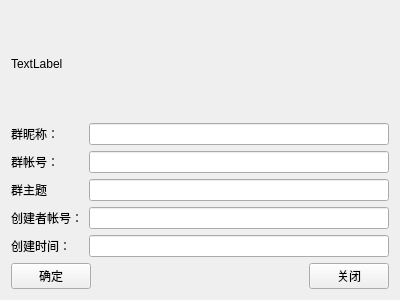
<?xml version="1.0" encoding="UTF-8"?>
<ui version="4.0">
 <class>TAFlockInformationWidget</class>
 <widget class="QWidget" name="TAFlockInformationWidget">
  <property name="geometry">
   <rect>
    <x>0</x>
    <y>0</y>
    <width>400</width>
    <height>300</height>
   </rect>
  </property>
  <property name="windowTitle">
   <string>Form</string>
  </property>
  <layout class="QGridLayout" name="gridLayout">
   <item row="0" column="0">
    <layout class="QVBoxLayout" name="verticalLayout_4">
     <item>
      <layout class="QVBoxLayout" name="verticalLayout_3">
       <item>
        <layout class="QHBoxLayout" name="horizontalLayout_2">
         <item>
          <widget class="QLabel" name="headlabel">
           <property name="text">
            <string>TextLabel</string>
           </property>
          </widget>
         </item>
         <item>
          <spacer name="horizontalSpacer">
           <property name="orientation">
            <enum>Qt::Horizontal</enum>
           </property>
           <property name="sizeHint" stdset="0">
            <size>
             <width>40</width>
             <height>20</height>
            </size>
           </property>
          </spacer>
         </item>
        </layout>
       </item>
       <item>
        <layout class="QHBoxLayout" name="horizontalLayout">
         <item>
          <layout class="QVBoxLayout" name="verticalLayout">
           <item>
            <widget class="QLabel" name="label">
             <property name="text">
              <string>群昵称：</string>
             </property>
            </widget>
           </item>
           <item>
            <widget class="QLabel" name="label_2">
             <property name="text">
              <string>群帐号：</string>
             </property>
            </widget>
           </item>
           <item>
            <widget class="QLabel" name="label_3">
             <property name="text">
              <string>群主题</string>
             </property>
            </widget>
           </item>
           <item>
            <widget class="QLabel" name="label_4">
             <property name="text">
              <string>创建者帐号：</string>
             </property>
            </widget>
           </item>
           <item>
            <widget class="QLabel" name="label_5">
             <property name="text">
              <string>创建时间：</string>
             </property>
            </widget>
           </item>
          </layout>
         </item>
         <item>
          <layout class="QVBoxLayout" name="verticalLayout_2">
           <item>
            <widget class="QLineEdit" name="flockNickname"/>
           </item>
           <item>
            <widget class="QLineEdit" name="flockID"/>
           </item>
           <item>
            <widget class="QLineEdit" name="flockTheme"/>
           </item>
           <item>
            <widget class="QLineEdit" name="CreatorID"/>
           </item>
           <item>
            <widget class="QLineEdit" name="CreatorDate"/>
           </item>
          </layout>
         </item>
        </layout>
       </item>
      </layout>
     </item>
     <item>
      <layout class="QHBoxLayout" name="horizontalLayout_3">
       <item>
        <widget class="QPushButton" name="OKButton">
         <property name="text">
          <string>确定</string>
         </property>
        </widget>
       </item>
       <item>
        <spacer name="horizontalSpacer_2">
         <property name="orientation">
          <enum>Qt::Horizontal</enum>
         </property>
         <property name="sizeHint" stdset="0">
          <size>
           <width>40</width>
           <height>20</height>
          </size>
         </property>
        </spacer>
       </item>
       <item>
        <widget class="QPushButton" name="CancelButton">
         <property name="text">
          <string>关闭</string>
         </property>
        </widget>
       </item>
      </layout>
     </item>
    </layout>
   </item>
  </layout>
 </widget>
 <resources/>
 <connections/>
</ui>
